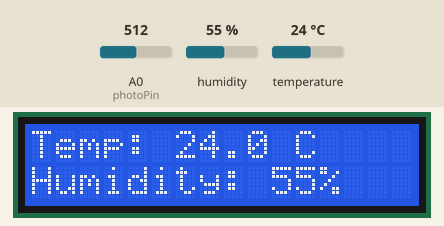
Simulated run of this sketch. Board: Arduino Uno, built with avr-gcc and run on an emulated ATmega328P. Shown: 16×2 character LCD. Inputs (shaded band) come from the test bench; at power-on: A0 (photoPin) = 512, humidity 55 %, temperature 24 °C. What the sketch prints to the serial monitor is not drawn.

Above: at 5.3 s.
5.4 s: A0 (photoPin) set to 710
At 7.8 s:
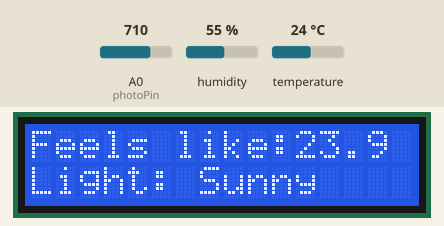
11.8 s: A0 (photoPin) set to 290
At 14.6 s:
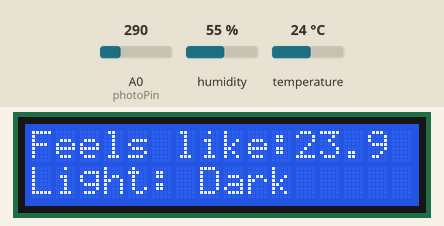
17.9 s: A0 (photoPin) set to 306
At 20.2 s:
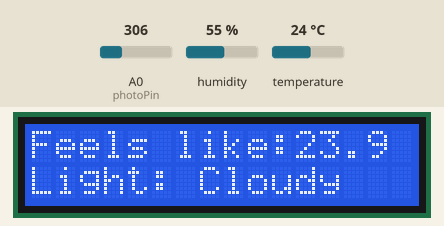
24.0 s: humidity set to 22 %
At 27.1 s:
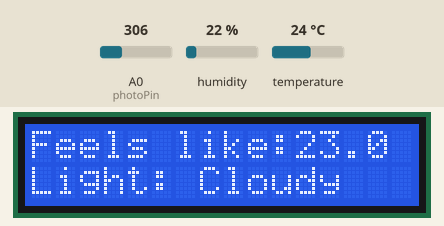
30.1 s: temperature set to 12 °C
At 32.7 s:
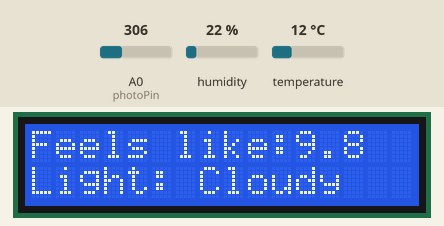
36.3 s: humidity set to 40 %
At 38.3 s:
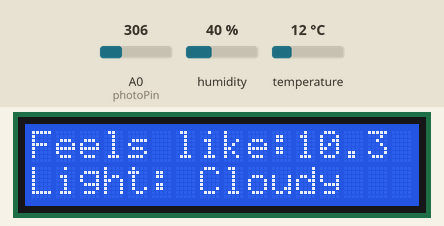
Timing chart, 0 to 39.8 s (numbered marks = the images above; inputs shaded):
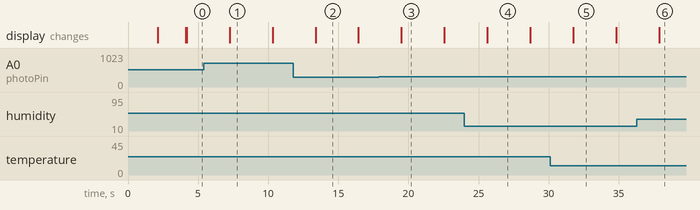

Measured:
- after the input at 5.4 s, the display: changes after 1.9 s (image 1)
- after the input at 11.8 s, the display: changes after 1.6 s (image 2)
- after the input at 17.9 s, the display: changes after 1.6 s (image 3)
- after the input at 24.0 s, the display: changes after 1.6 s (image 4)
- after the input at 30.1 s, the display: changes after 1.7 s (image 5)
- after the input at 36.3 s, the display: changes after 1.6 s (image 6)
- what the display in image 1 shows lasts 3.0 s, from 7.3 s to 10.3 s

The sketch:

weather_station.ino
```cpp
#include <LiquidCrystal_I2C.h>
#include <DHT.h>

#define DHTPIN 2      // DHT11 data pin
#define DHTTYPE DHT11 // DHT11 sensor type

DHT dht(DHTPIN, DHTTYPE);
LiquidCrystal_I2C lcd(0x27, 16, 2);  // addr: 0x27, 16 columns, 2 rows

int photoPin = A0;  // photoresistor
int screen = 0;     // current screen (0 or 1)

// get light status label based on analog reading
String getLightStatus(int light) {
    if (light > 700) return "Sunny";
    if (light > 300) return "Cloudy";
    return "Dark";
}

void setup() {
    Serial.begin(9600);
    dht.begin();
    lcd.init();
    lcd.backlight();

    // startup animation
    lcd.setCursor(0, 0);
    lcd.print("Weather Station");
    lcd.setCursor(0, 1);
    lcd.print("Initializing...");
    delay(2000);  // show initializing message
    lcd.clear();
    lcd.setCursor(1, 0);
    lcd.print("Full-Stack Eng.");
    lcd.setCursor(3, 1);
    lcd.print("in the Making");
    delay(2000);  // show personal message
    lcd.clear();
}

void loop() {
    float temp = dht.readTemperature();       // celsius
    float humidity = dht.readHumidity();      // percentage
    float heatIndex = dht.computeHeatIndex(temp, humidity, false);  // feels like temp
    int light = analogRead(photoPin);         // 0-1023
    String lightStatus = getLightStatus(light);

    // serial monitor output for debugging
    Serial.print("Temp: "); Serial.print(temp); Serial.println(" C");
    Serial.print("Humidity: "); Serial.print(humidity); Serial.println(" %");
    Serial.print("Feels like: "); Serial.print(heatIndex); Serial.println(" C");
    Serial.print("Light: "); Serial.print(light); Serial.println(" - " + lightStatus);

    lcd.clear();

    if (screen == 0) {
        // screen 1: temperature + humidity
        lcd.setCursor(0, 0);
        lcd.print("Temp: ");
        lcd.print(temp, 1);   // 1 decimal place
        lcd.print(" C");
        lcd.setCursor(0, 1);
        lcd.print("Humidity: ");
        lcd.print(humidity, 0);  // no decimal
        lcd.print("%");

    } else {
        // screen 2: feels like + light status
        lcd.setCursor(0, 0);
        lcd.print("Feels like:");
        lcd.print(heatIndex, 1);
        lcd.setCursor(0, 1);
        lcd.print("Light: ");
        lcd.print(lightStatus);
    }

    screen = (screen + 1) % 2;  // toggle between screen 0 and 1
    delay(3000);  // show each screen for 3 seconds
}
```
